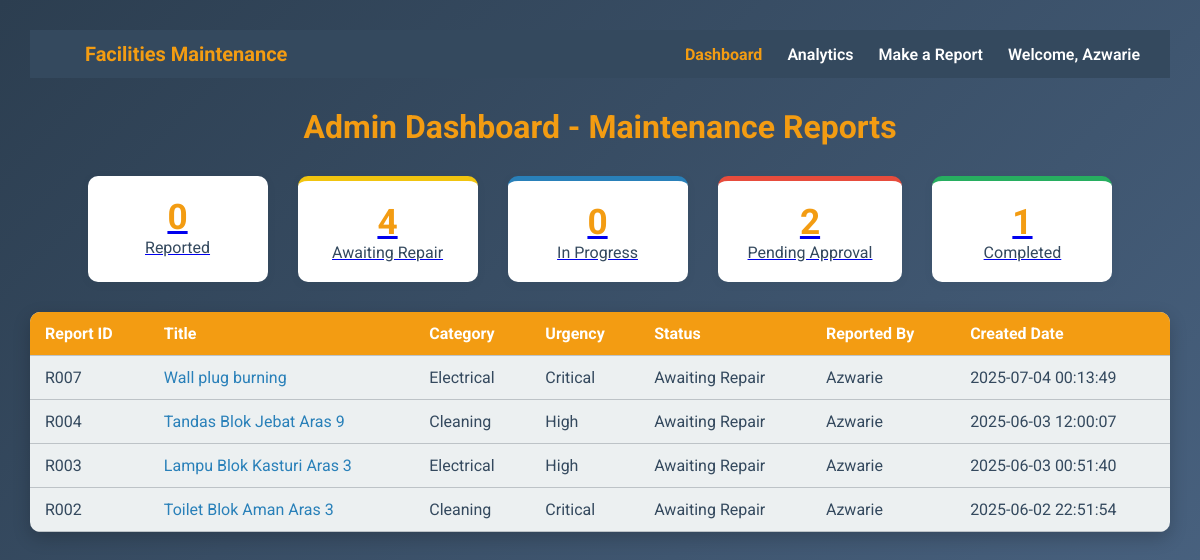
Screenshot of /index.php?filter=Awaiting Repair (signed in) with the database file from the repository.
### tables this page shows
CREATE TABLE `report` (
  `ReportID` varchar(10) NOT NULL,
  `Title` varchar(255) NOT NULL,
  `Description` text DEFAULT NULL,
  `UrgencyLevel` enum('Low','Medium','High','Critical') NOT NULL,
  `Status` enum('Reported','Awaiting Repair','In Progress','Pending Approval','Completed') NOT NULL DEFAULT 'Reported',
  `StaffID` varchar(10) NOT NULL,
  `CategoryID` varchar(10) NOT NULL,
  `CreatedDate` datetime NOT NULL DEFAULT current_timestamp(),
  `LastUpdatedDate` datetime NOT NULL DEFAULT current_timestamp() ON UPDATE current_timestamp(),
  `AISuggestion` text DEFAULT NULL
);

CREATE TABLE `category` (
  `CategoryID` varchar(10) NOT NULL,
  `CategoryType` varchar(100) NOT NULL
);

CREATE TABLE `staff` (
  `StaffID` varchar(10) NOT NULL,
  `StaffName` varchar(100) NOT NULL,
  `PhoneNum` varchar(20) DEFAULT NULL,
  `Password` varchar(255) NOT NULL,
  `Role` enum('Admin','Maintenance') NOT NULL DEFAULT 'Maintenance',
  `Position` varchar(50) DEFAULT NULL
);

### index.php (the view, shortened to what this page needs)
<?php
include 'connection.php';
include 'navbar.php';
$statusCounts = [
  'Reported' => 0,
  'Awaiting Repair' => 0,
  'In Progress' => 0,
  'Pending Approval' => 0,
  'Completed' => 0
];
$analyticsSql = "SELECT Status, COUNT(*) as count FROM report GROUP BY Status";
$analyticsResult = $conn->query($analyticsSql);
if ($analyticsResult) {
  while ($row = $analyticsResult->fetch_assoc()) {
    $status = $row['Status'];
    if (isset($statusCounts[$status])) {
      $statusCounts[$status] = $row['count'];
    }
  }
}
$filter = isset($_GET['filter']) ? $_GET['filter'] : '';
$where = '';
if ($filter && isset($statusCounts[$filter])) {
  $where = "WHERE r.Status = '" . $conn->real_escape_string($filter) . "'";
}
$sql = "
    SELECT r.ReportID, r.Title, r.UrgencyLevel, r.Status, r.CreatedDate,
           s.StaffName, c.CategoryType
    FROM Report r
    JOIN Staff s ON r.StaffID = s.StaffID
    JOIN Category c ON r.CategoryID = c.CategoryID
    $where
    ORDER BY r.CreatedDate DESC
";
$result = $conn->query($sql);
?>
<!DOCTYPE html>
<html lang="en">
<head>
</head>
<body>
  <h1>Admin Dashboard - Maintenance Reports</h1>
  <div class="analytics">
    <a href="?filter=Reported" class="analytic-box reported">
      <span class="count"><?php echo $statusCounts['Reported']; ?></span>
      <span class="label">Reported</span>
    </a>
      <a href="?filter=Awaiting Repair" class="analytic-box awaiting">
      <span class="count"><?php echo $statusCounts['Awaiting Repair']; ?></span>
      <span class="label">Awaiting Repair</span>
    </a>
    <a href="?filter=In Progress" class="analytic-box inprogress">
      <span class="count"><?php echo $statusCounts['In Progress']; ?></span>
      <span class="label">In Progress</span>
    </a>
    <a href="?filter=Pending Approval" class="analytic-box pending">
      <span class="count"><?php echo $statusCounts['Pending Approval']; ?></span>
      <span class="label">Pending Approval</span>
    </a>
    <a href="?filter=Completed" class="analytic-box completed">
      <span class="count"><?php echo $statusCounts['Completed']; ?></span>
      <span class="label">Completed</span>
    </a>
  </div>
  <table>
    <thead>
      <tr>
        <th>Report ID</th>
        <th>Title</th>
        <th>Category</th>
        <th>Urgency</th>
        <th>Status</th>
        <th>Reported By</th>
        <th>Created Date</th>
      </tr>
    </thead>
    <tbody>
      <?php if ($result && $result->num_rows > 0): ?>
        <?php while ($row = $result->fetch_assoc()): ?>
          <tr>
            <td><?php echo htmlspecialchars($row['ReportID']); ?></td>
            <td><a class="report-link" href="report_detail.php?report_id=<?php echo urlencode($row['ReportID']); ?>">
                <?php echo htmlspecialchars($row['Title']); ?></a></td>
            <td><?php echo htmlspecialchars($row['CategoryType']); ?></td>
            <td><?php echo htmlspecialchars($row['UrgencyLevel']); ?></td>
            <td><?php echo htmlspecialchars($row['Status']); ?></td>
            <td><?php echo htmlspecialchars($row['StaffName']); ?></td>
            <td><?php echo htmlspecialchars($row['CreatedDate']); ?></td>
          </tr>
        <?php endwhile; ?>
      <?php else: ?>
        <tr>
          <td colspan="7" style="text-align:center;">No reports found.</td>
        </tr>
      <?php endif; ?>
    </tbody>
  </table>
</body>
</html>

### index.php (style rules this page uses)
body { font-family: 'Roboto', sans-serif; background: linear-gradient(135deg, #2c3e50, #4b6584); margin: 0; padding: 30px; color: #34495e; }
h1 { text-align: center; margin-bottom: 30px; color: #f39c12; }
table { width: 100%; border-collapse: collapse; background: #ecf0f1; border-radius: 10px; overflow: hidden; box-shadow: 0 6px 18px rgba(0, 0, 0, 0.2); }
th, td { padding: 12px 15px; text-align: left; border-bottom: 1px solid #bdc3c7; }
th { background: #f39c12; color: white; }
a.report-link { color: #2980b9; text-decoration: none; }
.analytics { display: flex; justify-content: center; gap: 30px; margin-bottom: 30px; }
.analytic-box { background: #fff; border-radius: 10px; box-shadow: 0 2px 8px rgba(44, 62, 80, 0.08); padding: 20px 30px; text-align: center; min-width: 120px; }
.analytic-box .count { display: block; font-size: 2.2em; font-weight: bold; color: #f39c12; }
.analytic-box .label { font-size: 1em; color: #34495e; }
.analytic-box.pending { border-top: 5px solid #e74c3c; }
.analytic-box.awaiting { border-top: 5px solid #f1c40f; }
.analytic-box.inprogress { border-top: 5px solid #2980b9; }
.analytic-box.completed { border-top: 5px solid #27ae60; }

### rows the page displays
report: ReportID "R007", Title "Wall plug burning", CategoryID.CategoryType "Electrical", UrgencyLevel "Critical", Status "Awaiting Repair", StaffID.StaffName "Azwarie", CreatedDate "2025-07-04 00:13:49"
report: ReportID "R004", Title "Tandas Blok Jebat Aras 9", CategoryID.CategoryType "Cleaning", UrgencyLevel "High", Status "Awaiting Repair", StaffID.StaffName "Azwarie", CreatedDate "2025-06-03 12:00:07"
report: ReportID "R003", Title "Lampu Blok Kasturi Aras 3", CategoryID.CategoryType "Electrical", UrgencyLevel "High", Status "Awaiting Repair", StaffID.StaffName "Azwarie", CreatedDate "2025-06-03 00:51:40"
report: ReportID "R002", Title "Toilet Blok Aman Aras 3", CategoryID.CategoryType "Cleaning", UrgencyLevel "Critical", Status "Awaiting Repair", StaffID.StaffName "Azwarie", CreatedDate "2025-06-02 22:51:54"

### other values shown
$staffName "Azwarie"
$statusCounts['Reported'] "0"
$statusCounts['Awaiting Repair'] "4"
$statusCounts['In Progress'] "0"
$statusCounts['Pending Approval'] "2"
$statusCounts['Completed'] "1"
